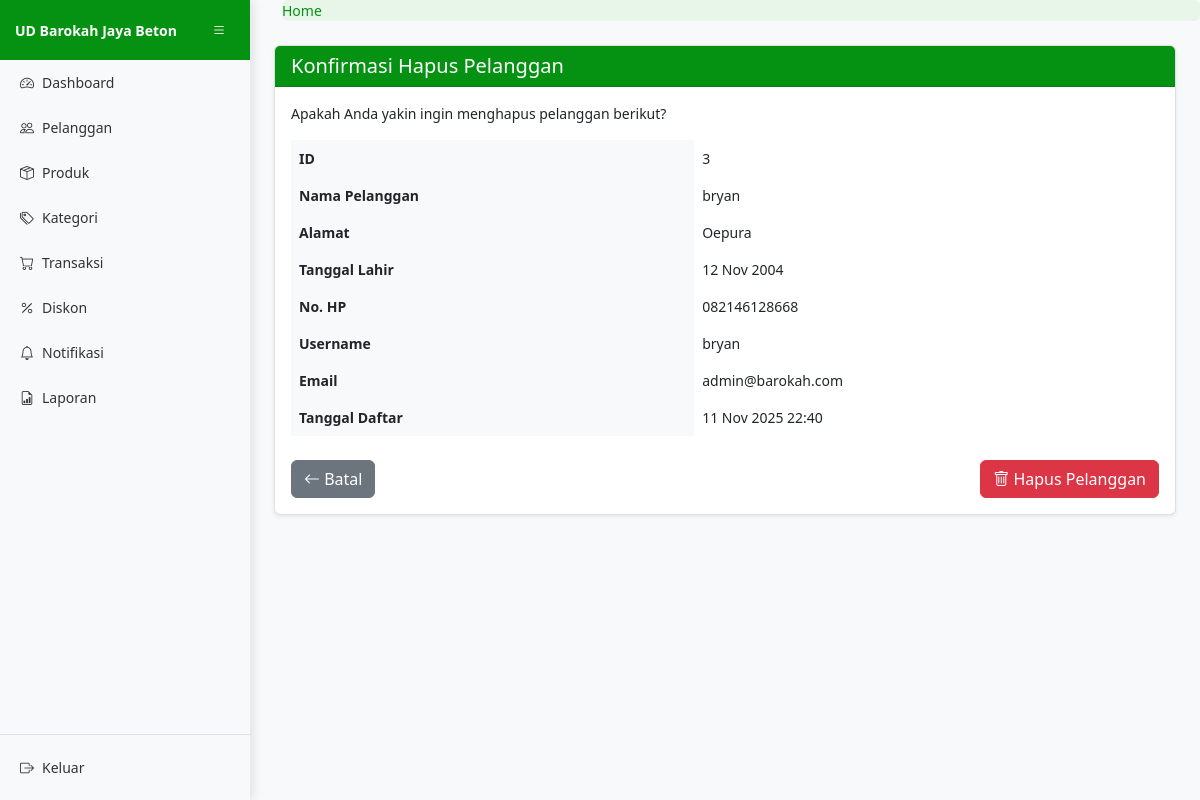
The page /pelanggan/3/hapus/ (signed in) on the database its author committed.
### core/models.py (models this page shows, shortened)
class Pelanggan(models.Model):
    nama_pelanggan = models.CharField(max_length=100)
    alamat = models.TextField()
    tanggal_lahir = models.DateField()
    no_hp = models.CharField(max_length=15)
    username = models.CharField(max_length=50, unique=True)
    password = models.CharField(max_length=128)
    email = models.EmailField(unique=True)
    created_at = models.DateTimeField(auto_now_add=True)

### core/views.py (the view)
# urls.py: path('pelanggan/<int:pk>/hapus/', views.hapus_pelanggan, name='hapus_pelanggan'),
@login_required
def hapus_pelanggan(request, pk):
    pelanggan = get_object_or_404(Pelanggan, pk=pk)
    if request.method == 'POST':
        pelanggan.delete()
        messages.success(request, 'Pelanggan berhasil dihapus.')
        return redirect('daftar_pelanggan')
    return render(request, 'core/pelanggan/hapus_pelanggan.html', {'pelanggan': pelanggan})

### core/templates/core/pelanggan/hapus_pelanggan.html (shortened to what this page needs)
{% extends 'core/basis.html' %}
{% block content %}
<div class="container-fluid">
    <div class="card">
        <div class="card-header">
            <h5 class="card-title mb-0">Konfirmasi Hapus Pelanggan</h5>
        </div>
        <div class="card-body">
            <p>Apakah Anda yakin ingin menghapus pelanggan berikut?</p>
            <table class="table table-borderless">
                <tr>
                    <th>ID</th>
                    <td>{{ pelanggan.id }}</td>
                </tr>
                <tr>
                    <th>Nama Pelanggan</th>
                    <td>{{ pelanggan.nama_pelanggan }}</td>
                </tr>
                <tr>
                    <th>Alamat</th>
                    <td>{{ pelanggan.alamat }}</td>
                </tr>
                <tr>
                    <th>Tanggal Lahir</th>
                    <td>{{ pelanggan.tanggal_lahir|date:"d M Y" }}</td>
                </tr>
                <tr>
                    <th>No. HP</th>
                    <td>{{ pelanggan.no_hp }}</td>
                </tr>
                <tr>
                    <th>Username</th>
                    <td>{{ pelanggan.username }}</td>
                </tr>
                <tr>
                    <th>Email</th>
                    <td>{{ pelanggan.email }}</td>
                </tr>
                <tr>
                    <th>Tanggal Daftar</th>
                    <td>{{ pelanggan.created_at|date:"d M Y H:i" }}</td>
                </tr>
            </table>
            <form method="post">
                <div class="d-flex justify-content-between mt-4">
                    <a href="{% url 'daftar_pelanggan' %}" class="btn btn-secondary">
                        <i class="bi bi-arrow-left"></i> Batal
                    </a>
                    <button type="submit" class="btn btn-danger">
                        <i class="bi bi-trash"></i> Hapus Pelanggan
                    </button>
                </div>
            </form>
        </div>
    </div>
</div>
{% endblock %}

### core/static/core/css/app.css (style rules this page uses)
body { font-size: .875rem; background-color: #f8f9fa; overflow-x: hidden; }
.card { box-shadow: 0 0.125rem 0.25rem rgba(0, 0, 0, 0.075); border: 1px solid rgba(0, 0, 0, 0.125); margin-bottom: 1rem; }
.card-header { background-color: #059212; color: white; border-bottom: 1px solid rgba(0, 0, 0, 0.125); }
.table th { background-color: #f8f9fa; }

### rows shown on the page
Pelanggan: id "3", nama_pelanggan "bryan", alamat "Oepura", tanggal_lahir "12 Nov 2004", no_hp "082146128668", username "bryan", email "admin@barokah.com", created_at "11 Nov 2025 22:40"
